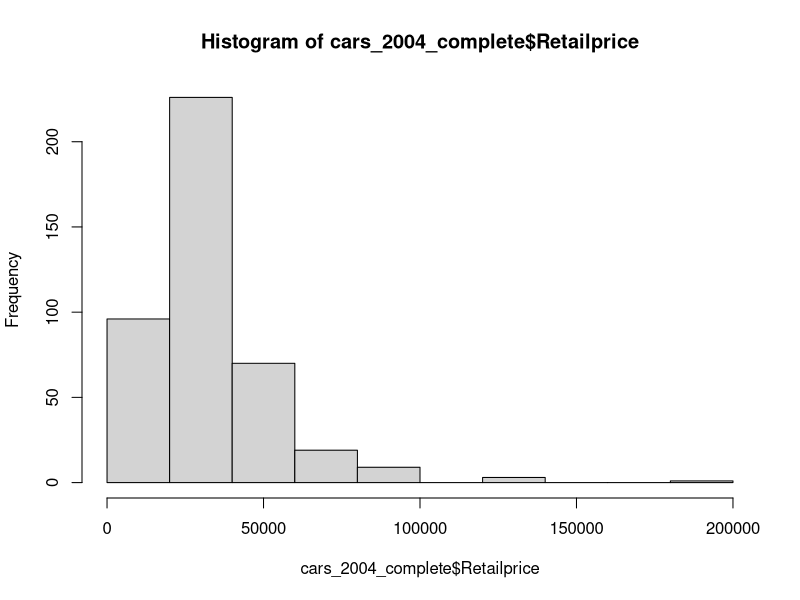
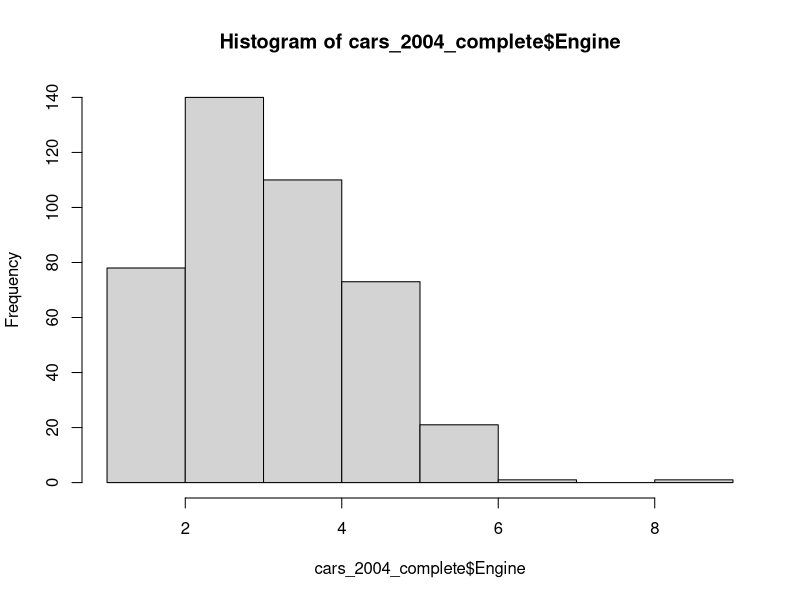
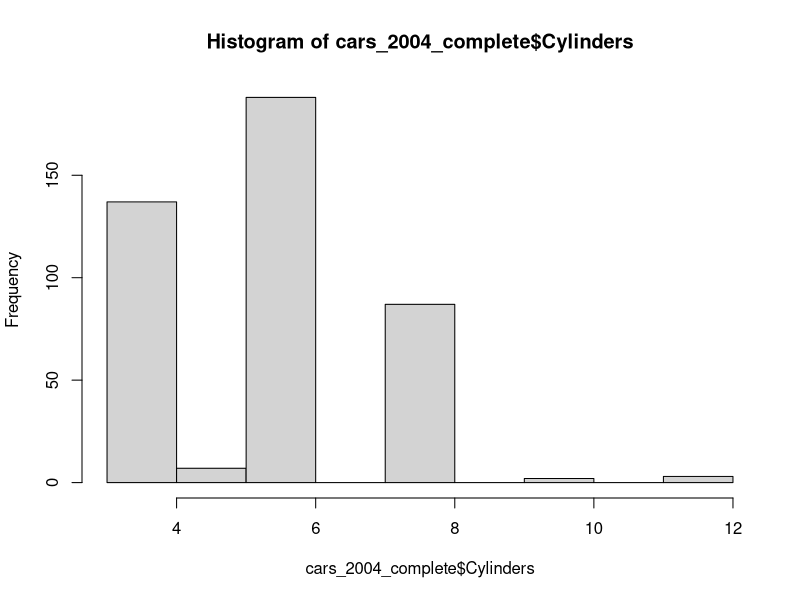
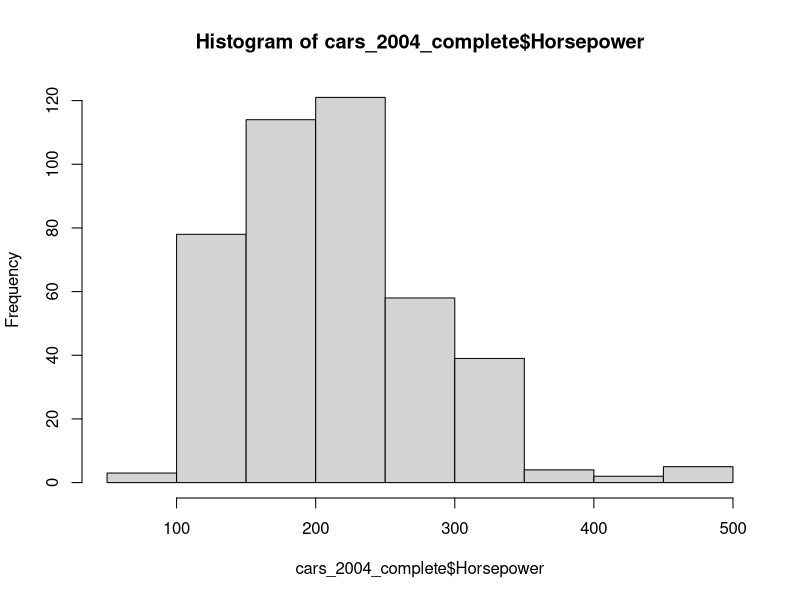
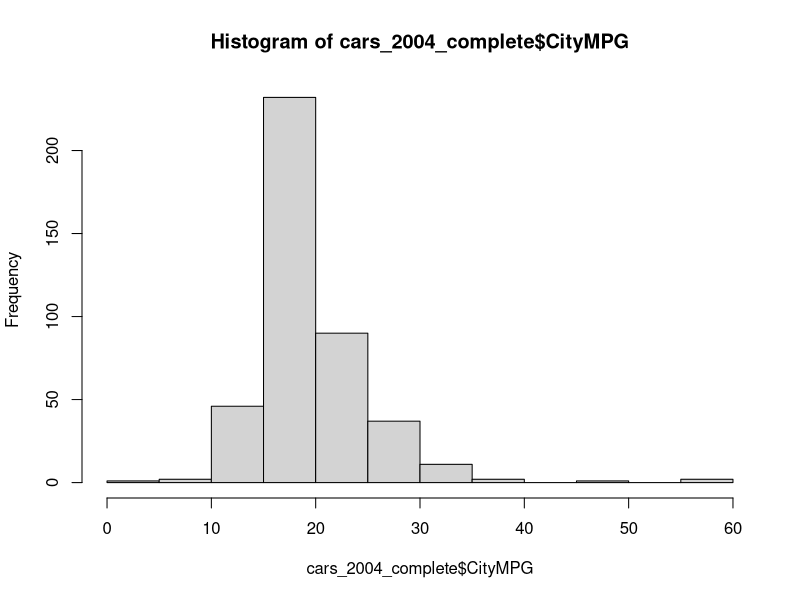
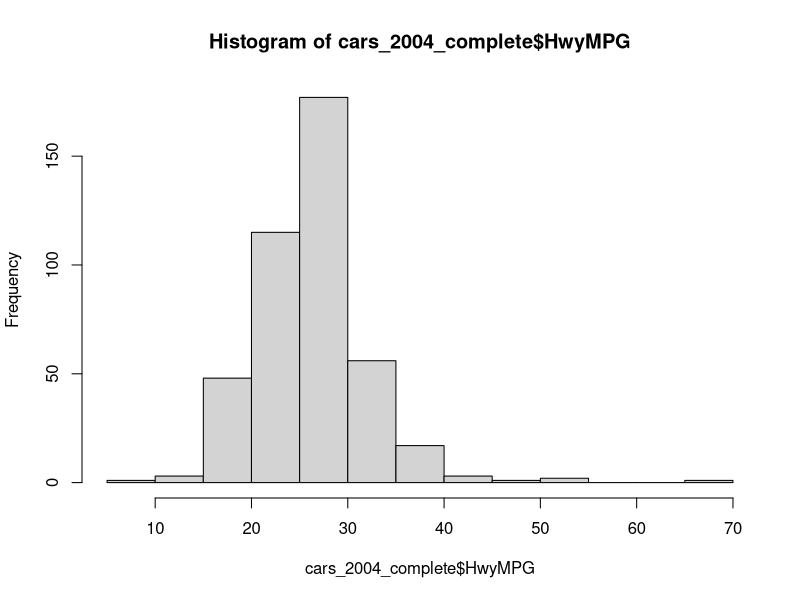
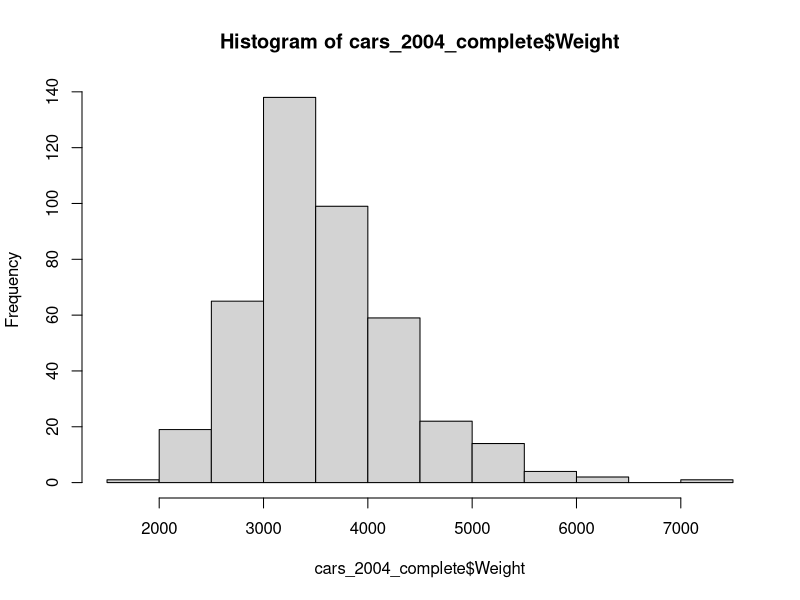
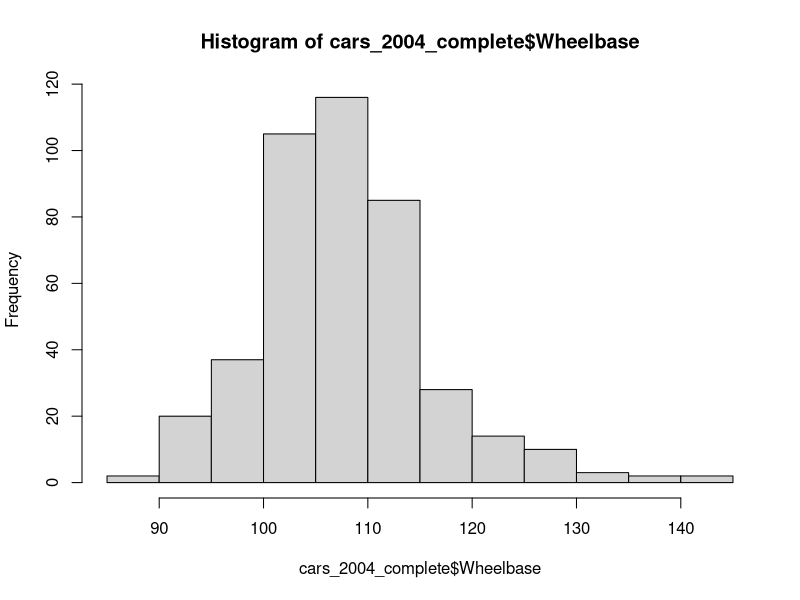

Reproduce these figures in R, in order. (Note: this script raises an error after producing the figures.)
## ---- chunk 1
# All packages intalled here.
library(ggplot2)
library(Hmisc)
library(FNN)
## ---- chunk 2
cars_2004 = read.csv('04cars.csv',na.strings=c("*","NA"))
str(cars_2004)
## ---- chunk 3
summary(cars_2004[c(1:6)])
summary(cars_2004[c(7:12)])
summary(cars_2004[c(13:16)])
## ---- chunk 4
# Make a copy of the data
cars_2004a = cars_2004[,]
cars_2004a$Cylinders[cars_2004a$Engine == 1.3 & is.na(cars_2004a$Cylinders)] = 4
## ---- chunk 5
cor(cars_2004a[,c(14,15)],use="pairwise.complete.obs")
## ---- chunk 6
cor(cars_2004a[,c(2,16)],use="pairwise.complete.obs")
## ---- chunk 7
# cars_2004b will be a dataframe without Length and Height
cars_2004b = cars_2004a[,1:14]
## ---- chunk 8
# Look at all rows that have atleast one NA and only look at columns 11-14 as they are the only columns with missing values still
cars_2004b[!complete.cases(cars_2004b),c(11:14)]
## ---- chunk 9
cars_2004_complete = cars_2004b[-c(45,61,190,320),]
# Reindex the dataframe
rownames(cars_2004_complete) = c(1:dim(cars_2004_complete)[1])
## ---- chunk 10
ctyMPG.model = lm(formula = CityMPG ~ Horsepower + Weight, data=cars_2004_complete[complete.cases(cars_2004_complete),])
summary(ctyMPG.model)
cars_2004_complete$CityMPG[!complete.cases(cars_2004_complete)]  = predict(ctyMPG.model,cars_2004_complete[!complete.cases(cars_2004_complete),])
## ---- chunk 11
hwyMPG.model = lm(formula = HwyMPG ~ Horsepower + Weight, data=cars_2004_complete[complete.cases(cars_2004_complete),])
summary(hwyMPG.model)
cars_2004_complete$HwyMPG[!complete.cases(cars_2004_complete)]  = predict(hwyMPG.model,cars_2004_complete[!complete.cases(cars_2004_complete),])
## ---- chunk 12
summary(cars_2004_complete[c(1:6)])
summary(cars_2004_complete[c(7:12)])
summary(cars_2004_complete[c(13:14)])
## ---- chunk 13
hist(cars_2004_complete$Retailprice)
hist(cars_2004_complete$Engine)
hist(cars_2004_complete$Cylinders)
hist(cars_2004_complete$Horsepower)
hist(cars_2004_complete$CityMPG)
hist(cars_2004_complete$HwyMPG)
hist(cars_2004_complete$Weight)
hist(cars_2004_complete$Wheelbase)
print('Engine');  sd(cars_2004_complete$Engine); print('Cylinders');  sd(cars_2004_complete$Cylinders); print('Horsepower');  sd(cars_2004_complete$Horsepower); print('CityMPG');  sd(cars_2004_complete$CityMPG); print('HwyMPG');  sd(cars_2004_complete$HwyMPG); print('Weight') 
sd(cars_2004_complete$Weight); print('Wheelbase');  sd(cars_2004_complete$Wheelbase);  
## ---- chunk 14
cars_2004_complete_L = lapply(cars_2004_complete[,3:14],scale)
cars_2004_complete_std = cbind(cars_2004_complete[,1:2],data.frame(cars_2004_complete_L))
## ---- chunk 15
cars_2004_complete_std$Retailprice.log = log(cars_2004_complete_std$Retailprice)
## ---- chunk 16
cars.x = cars_2004_complete_std[,3:14]
cars.y = cars_2004_complete_std[,15]
# Next line helps to ensure the data is indexed the same way.
names(cars.y) = rownames(cars.x)
# Save a list of the predictor variable names
exp_vars <- names(cars.x)
## ---- chunk 17
cars.x_L <- lapply(exp_vars, function(x) {
    df <- data.frame(car = rownames(cars.x), variable = x, value = cars.x[, 
        x], RetailLog = cars.y)
    df
})
names(cars.x_L) = exp_vars
## ---- chunk 18
library(plyr)
var_sig_fstats <- laply(cars.x_L, function(df) {
    fit <- lm(value ~ RetailLog, data = df)
    f <- summary(fit)$fstatistic[1]
    f
})
names(var_sig_fstats) <- names(cars.x_L)
most_sig_stats <- sort(var_sig_fstats, decreasing = T)
most_sig_stats
## ---- chunk 19
cars.x_ord <- cars.x[, names(most_sig_stats)]
## ---- chunk 20
sqrt(length(cars.x[[1]]))
## ---- chunk 21
num_nearest_neighbors = seq(1:25)
num_of_predictors = seq(1:nvariables)
## ---- chunk 22
nvariables = dim(fullx.in)[2]
allmodelKNNCV.in = matrix(data = NA, nrow = length(num_nearest_neighbors), ncol = 2)
colnames(allmodelKNNCV.in) = c('Num_Variables', 'CV10')
for (l in num_nearest_neighbors) { # First loop is used to evaluate the number of nearest neighbors for KNN 
  fullx.in = cars.x_ord
  fully.in = cars.y
  k.in = 10 
  n.in = dim(fullx.in)[1]
  nvariables = dim(fullx.in)[2]
  groups.in = c(rep(1:k.in,floor(n.in/k.in)),1:(n.in%%k.in))  #produces list of group labels
  set.seed(9)
  cvgroups.in = sample(groups.in,n.in)
  allpredictedCV.in = matrix(rep(NA,n.in*nvariables),ncol=nvariables)
  
  for (i in 1:k.in)  { # Loop to evaluate each of the K splits of Cross Validation
    groupi.in = (cvgroups.in == i)
    
    for (m in 1:nvariables) { # Loop to evaluate how many variables should be used. Since the variables are in a specific order we also know which variables to use.
      allpredictedCV.in[groupi.in,m] = knn.reg(data.frame(fullx.in[!groupi.in,1:m]), data.frame(fullx.in[groupi.in,1:m]), fully.in[!groupi.in], k=l)$pred
    }
    
  }
  
  allmodelCV.in = rep(NA,nvariables)
  for (m in 1:nvariables) { 
    allmodelCV.in[m] = sum((allpredictedCV.in[,m]-fully.in)^2)/n.in
  }
  
  bestmodel.in = (1:nvariables)[order(allmodelCV.in)[1]]
  allmodelKNNCV.in[l,1] = bestmodel.in
  allmodelKNNCV.in[l,2] = min(allmodelCV.in)
  
}
## ---- chunk 23
allmodelsK_numVari = as.data.frame(allmodelKNNCV.in)
plot(allmodelsK_numVari$Num_Variables,allmodelsK_numVari$CV10,lwd=2,col="red",xlab="Number of Variables",ylab="CV(10)",
    xlim=c(5,11),ylim = c(0.035,0.06), main = "CV(10) for Number of Variables and Number of K Nearest Neighbors")
text(allmodelsK_numVari$Num_Variables,allmodelsK_numVari$CV10, labels = row.names(allmodelsK_numVari), pos = 4)
best_nearest_neighbors = which.min(allmodelsK_numVari$CV10)
best_num_variables = allmodelsK_numVari[best_nearest_neighbors,1]
best_nearest_neighbors
best_num_variables
## ---- chunk 24
library(FNN)
fulldata.out = cars.x_ord
k.out = 10 
n.out = dim(fulldata.out)[1]
#define the cross-validation splits 
groups.out = c(rep(1:k.out,floor(n.out/k.out)),1:(n.out%%k.out))  #produces list of group labels
set.seed(9)
cvgroups.out = sample(groups.out,n.out)  #orders randomly, with seed (8)
allpredictedCV.out = rep(NA,n.out)
for (j in 1:k.out)  {  #be careful not to re-use loop indices
  groupj.out = (cvgroups.out == j)
  traindata.out = cars_2004_complete_std[!groupj.out,]
  trainx.out = cars.x_ord[!groupj.out,]
  trainy.out = cars.y[!groupj.out]
  testx.out = cars.x_ord[groupj.out,]
  testy.out = cars.y[groupj.out]
  ### entire model-fitting process ###
  nvariables = dim(fullx.in)[2]
  # Holding place for CV(10) and number of variables. Row name will be the number of nearest neighbors.
  allmodelKNNCV.in = matrix(data = NA, nrow = length(num_nearest_neighbors), ncol = 2)
  colnames(allmodelKNNCV.in) = c('Num_Variables', 'CV10')
  
  for (l in num_nearest_neighbors) {
    fullx.in = trainx.out
    fully.in = trainy.out
    k.in = 10 
    n.in = dim(fullx.in)[1]
    nvariables = dim(fullx.in)[2]
    groups.in = c(rep(1:k.in,floor(n.in/k.in)),1:(n.in%%k.in))  #produces list of group labels
    # set.seed(9)
    cvgroups.in = sample(groups.in,n.in)
    allpredictedCV.in = matrix(rep(NA,n.in*nvariables),ncol=nvariables)
    
    for (i in 1:k.in)  {
      groupi.in = (cvgroups.in == i)
      
      for (m in 1:nvariables) {
        allpredictedCV.in[groupi.in,m] = knn.reg(data.frame(fullx.in[!groupi.in,1:m]), data.frame(fullx.in[groupi.in,1:m]), fully.in[!groupi.in], k=l)$pred
      }
      
    }
    allmodelCV.in = rep(NA,nvariables)
    for (m in 1:nvariables) { allmodelCV.in[m] = sum((allpredictedCV.in[,m]-fully.in)^2)/n.in}
    
    bestmodel.in = (1:nvariables)[order(allmodelCV.in)[1]]
    allmodelKNNCV.in[l,1] = bestmodel.in
    allmodelKNNCV.in[l,2] = min(allmodelCV.in)
    
  }
  allmodelsK_numVari = as.data.frame(allmodelKNNCV.in)
  best_nearest_neighbors = which.min(allmodelsK_numVari$CV10)
  best_num_variables = allmodelsK_numVari[best_nearest_neighbors,1]
  best_nearest_neighbors
  best_num_variables
  
  allpredictedCV.out[groupj.out] = knn.reg(trainx.out[,1:best_num_variables], testx.out[,1:best_num_variables], trainy.out, k=best_nearest_neighbors)$pred
  
} 
## ---- chunk 25
#assessment
y.out = cars.y
CV.out = sum((allpredictedCV.out-y.out)^2)/n.out
R2.out = 1-sum((allpredictedCV.out-y.out)^2)/sum((y.out-mean(y.out))^2)
CV.out; R2.out
## ---- chunk 26
library(glmnet)  # use LASSO model from package glmnet 
lambdalist = exp((-1200:1200)/100)  # defines models to consider
fulldata.in = cars_2004_complete_std  # only input the data used to fit the model
    
x.in = model.matrix(Retailprice.log ~ .,data=fulldata.in[,-c(1,2)])
y.in = fulldata.in[,15]
k.in = 10 
n.in = dim(fulldata.in)[1]
groups.in = c(rep(1:k.in,floor(n.in/k.in)),1:(n.in%%k.in))  #produces list of group labels
set.seed(9)   
cvgroups.in = sample(groups.in,n.in)  #orders randomly, with seed (9) 
#LASSO cross-validation
cvLASSOglm.in = cv.glmnet(x.in, y.in, lambda=lambdalist, alpha = 1, nfolds=k.in, foldid=cvgroups.in)
plot(cvLASSOglm.in$lambda,cvLASSOglm.in$cvm,type="l",lwd=2,col="red",xlab="lambda",ylab="CV(10)",
 xlim=c(0,0.05),ylim = c(0.044,0.06))
whichlowestcvLASSO.in = order(cvLASSOglm.in$cvm)[1]
print("Minimum CV Value")
min(cvLASSOglm.in$cvm)
bestlambdaLASSO = (cvLASSOglm.in$lambda)[whichlowestcvLASSO.in]
abline(v=bestlambdaLASSO)
print("Best lambda value")
bestlambdaLASSO  # this is the lambda for the best LASSO model
LASSOfit.in = glmnet(x.in, y.in, alpha = 1,lambda=lambdalist)  # fit the model across possible lambda
print("Coefficients for the Best Model")
LASSObestcoef = coef(LASSOfit.in, s = bestlambdaLASSO); LASSObestcoef # coefficients for the best mode
   
## ---- chunk 27
##### model assessment OUTER CV (with model selection INNER CV as part of model-fitting) #####
fulldata.out  = cars_2004_complete_std
k.out = 10 
n.out = dim(fulldata.out)[1]
#define the cross-validation splits 
groups.out = c(rep(1:k.out,floor(n.out/k.out)),1:(n.out%%k.out))  #produces list of group labels
set.seed(8)
cvgroups.out = sample(groups.out,n.out)  #orders randomly, with seed (8) 
allpredictedCV.out = rep(NA,n.out)
for (j in 1:k.out)  {  #be careful not to re-use loop indices
  groupj.out = (cvgroups.out == j)
  traindata.out = cars_2004_complete_std[!groupj.out,]
  trainx.out = model.matrix(Retailprice.log~.,data=traindata.out[,-c(1,2)])
  trainy.out = traindata.out[,15]
  
  testdata.out = cars_2004_complete_std[groupj.out,]
  testx.out = model.matrix(Retailprice.log~.,data=testdata.out[,-c(1,2)])
  testy.out = testdata.out[,15]
  
  ### entire model-fitting process ###
    fulldata.in = traindata.out  # only input the data used to fit the model
    
    x.in = model.matrix(Retailprice.log~.,data=fulldata.in[,-c(1,2)])
    y.in = fulldata.in[,15]
    k.in = 10 
    n.in = dim(fulldata.in)[1]
    groups.in = c(rep(1:k.in,floor(n.in/k.in)),1:(n.in%%k.in))  #produces list of group labels
#    set.seed(8)   # do not reset seed for each internal loop
    cvgroups.in = sample(groups.in,n.in)  #orders randomly, with seed (8) 
    #LASSO cross-validation
    cvLASSOglm.in = cv.glmnet(x.in, y.in, lambda=lambdalist, alpha = 1, nfolds=k.in, foldid=cvgroups.in)
    plot(cvLASSOglm.in$lambda,cvLASSOglm.in$cvm,type="l",lwd=2,col="red",xlab="lambda",ylab="CV(10)",
    xlim=c(0,0.1),ylim = c(0.04,0.06))
    whichlowestcvLASSO.in = order(cvLASSOglm.in$cvm)[1]; min(cvLASSOglm.in$cvm)
    bestlambdaLASSO = (cvLASSOglm.in$lambda)[whichlowestcvLASSO.in]; bestlambdaLASSO
    abline(v=bestlambdaLASSO)
    ### resulting in bestlambdaLASSO ###
  
    LASSOtrainfit.out = glmnet(trainx.out, trainy.out, alpha = 1,lambda=lambdalist)
    allpredictedCV.out[groupj.out] = predict(LASSOtrainfit.out,newx=testx.out,s=bestlambdaLASSO)
}
## ---- chunk 28
#assessment
y.out = cars.y
CV.out = sum((allpredictedCV.out-y.out)^2)/n.out
R2.out = 1-sum((allpredictedCV.out-y.out)^2)/sum((y.out-mean(y.out))^2)
CV.out; R2.out
